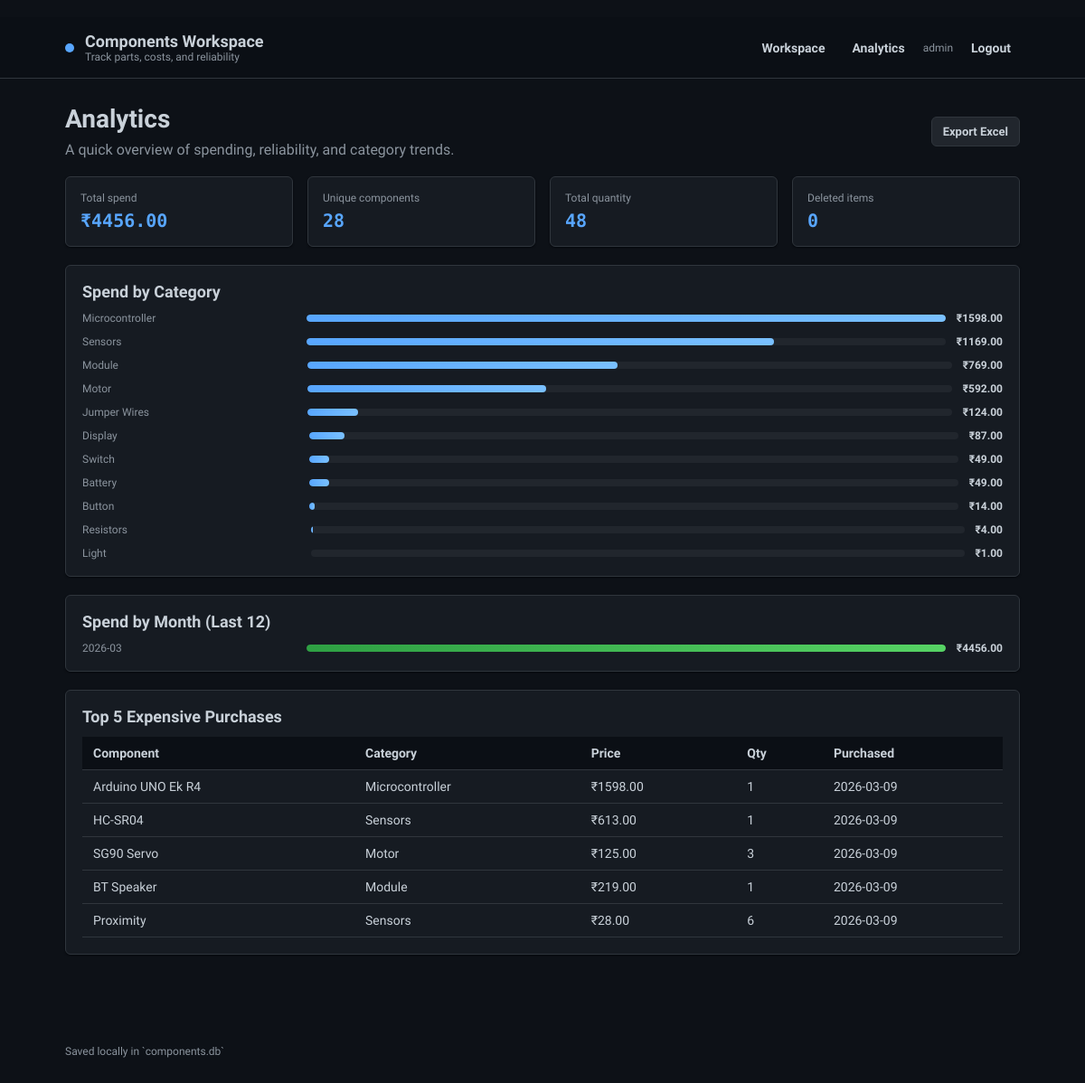
Screenshot of /analytics (signed in) with the database file from the repository.
### tables this page shows
CREATE TABLE components (
                id INTEGER PRIMARY KEY AUTOINCREMENT,
                name TEXT NOT NULL,
                category TEXT,
                price REAL NOT NULL,
                quantity INTEGER NOT NULL DEFAULT 1,
                bought_date TEXT NOT NULL,
                created_at TEXT NOT NULL,
                updated_at TEXT NOT NULL
            , link TEXT);

### app.py (the view)
@app.route("/analytics")
def analytics():
    guard = require_login_guard()
    if guard:
        return guard
    with get_db() as conn:
        components = conn.execute("SELECT * FROM components").fetchall()
        total_spend = sum(row["price"] * row["quantity"] for row in components)
        total_components = len(components)
        total_quantity = sum(row["quantity"] for row in components) if components else 0
        deleted_count = conn.execute(
            "SELECT COUNT(*) AS count FROM deleted_components"
        ).fetchone()["count"]
        by_category = conn.execute(
            """
            SELECT COALESCE(category, 'Uncategorized') AS category,
                   SUM(price * quantity) AS total
            FROM components
            GROUP BY COALESCE(category, 'Uncategorized')
            ORDER BY total DESC
            """
        ).fetchall()
        by_month = conn.execute(
            """
            SELECT substr(bought_date, 1, 7) AS month,
                   SUM(price * quantity) AS total
            FROM components
            GROUP BY substr(bought_date, 1, 7)
            ORDER BY month DESC
            LIMIT 12
            """
        ).fetchall()
        top_expensive = conn.execute(
            """
            SELECT name, category, price, quantity, bought_date
            FROM components
            ORDER BY price * quantity DESC
            LIMIT 5
            """
        ).fetchall()
    max_category_total = max((row["total"] for row in by_category), default=0)
    max_month_total = max((row["total"] for row in by_month), default=0)
    return render_template(
        "analytics.html",
        total_spend=total_spend,
        total_components=total_components,
        total_quantity=total_quantity,
        deleted_count=deleted_count,
        by_category=by_category,
        by_month=by_month,
        top_expensive=top_expensive,
        max_category_total=max_category_total,
        max_month_total=max_month_total,
    )

### app.py (called while the page is built)
def get_db():
    conn = sqlite3.connect(DB_PATH)
    conn.row_factory = sqlite3.Row
    return conn

def ensure_column(conn, table_name: str, column_name: str, column_type: str) -> None:
    existing = conn.execute(f"PRAGMA table_info({table_name})").fetchall()
    if not any(row[1] == column_name for row in existing):
        conn.execute(f"ALTER TABLE {table_name} ADD COLUMN {column_name} {column_type}")

def require_login_guard():
    if REQUIRE_LOGIN and not session.get("user_id"):
        return redirect(url_for("login", next=request.path))
    return None

@app.before_request
def before_request():
    init_db()

@app.context_processor
def inject_flags():
    return {
        "ENABLE_SIGNUP": ENABLE_SIGNUP,
        "REQUIRE_LOGIN": REQUIRE_LOGIN,
        "current_user": session.get("username"),
    }

### templates/analytics.html
﻿{% extends "base.html" %}
{% block content %}
<section class="hero">
  <div>
    <h1>Analytics</h1>
    <p class="muted">A quick overview of spending, reliability, and category trends.</p>
  </div>
  <div class="panel-actions">
    <a class="ghost" href="{{ url_for('export') }}">Export Excel</a>
  </div>
</section>
<section class="stats-grid">
  <div class="stat-card">
    <div class="stat-label">Total spend</div>
    <div class="stat-value">₹{{ '%.2f'|format(total_spend) }}</div>
  </div>
  <div class="stat-card">
    <div class="stat-label">Unique components</div>
    <div class="stat-value">{{ total_components }}</div>
  </div>
  <div class="stat-card">
    <div class="stat-label">Total quantity</div>
    <div class="stat-value">{{ total_quantity }}</div>
  </div>
  <div class="stat-card">
    <div class="stat-label">Deleted items</div>
    <div class="stat-value">{{ deleted_count }}</div>
  </div>
</section>
<section class="panel">
  <div class="panel-head">
    <h2>Spend by Category</h2>
  </div>
  {% if by_category %}
    <div class="bar-list">
      {% for row in by_category %}
      <div class="bar-row">
        <div class="bar-label">{{ row.category }}</div>
        <div class="bar-track">
          <div class="bar-fill" style="width: {{ (row.total / max_category_total * 100) if max_category_total else 0 }}%"></div>
        </div>
        <div class="bar-value">₹{{ '%.2f'|format(row.total) }}</div>
      </div>
      {% endfor %}
    </div>
  {% else %}
    <p class="muted">No category data yet.</p>
  {% endif %}
</section>
<section class="panel">
  <div class="panel-head">
    <h2>Spend by Month (Last 12)</h2>
  </div>
  {% if by_month %}
    <div class="bar-list">
      {% for row in by_month %}
      <div class="bar-row">
        <div class="bar-label">{{ row.month }}</div>
        <div class="bar-track">
          <div class="bar-fill alt" style="width: {{ (row.total / max_month_total * 100) if max_month_total else 0 }}%"></div>
        </div>
        <div class="bar-value">₹{{ '%.2f'|format(row.total) }}</div>
      </div>
      {% endfor %}
    </div>
  {% else %}
    <p class="muted">No monthly data yet.</p>
  {% endif %}
</section>
<section class="panel">
  <div class="panel-head">
    <h2>Top 5 Expensive Purchases</h2>
  </div>
  {% if top_expensive %}
  <div class="table-wrap">
    <table>
      <thead>
        <tr>
          <th>Component</th>
          <th>Category</th>
          <th>Price</th>
          <th>Qty</th>
          <th>Purchased</th>
        </tr>
      </thead>
      <tbody>
        {% for item in top_expensive %}
        <tr>
          <td>{{ item.name }}</td>
          <td>{{ item.category or "Uncategorized" }}</td>
          <td>₹{{ '%.2f'|format(item.price) }}</td>
          <td>{{ item.quantity }}</td>
          <td>{{ item.bought_date }}</td>
        </tr>
        {% endfor %}
      </tbody>
    </table>
  </div>
  {% else %}
    <p class="muted">No data yet.</p>
  {% endif %}
</section>
{% endblock %}

### static/styles.css (style rules this page uses)
:root { --bg: #0d1117; --panel: #161b22; --ink: #c9d1d9; --muted: #8b949e; --accent: #58a6ff; --accent-2: #2ea043; --border: #30363d; --danger: #f85149; --ok: #2ea043; --warn: #d29922; --shadow: 0 1px 2px rgba(1, 4, 9, 0.7); --radius: 6px; }
* { box-sizing: border-box; }
body { margin: 0; font-family: 'Source Sans 3', system-ui, sans-serif; color: var(--ink); background: var(--bg); min-height: 100vh; }
.glow, body::before { display: none; }
.hero { display: flex; align-items: center; justify-content: space-between; gap: 24px; margin-bottom: 20px; }
.hero h1 { margin: 0 0 8px; font-size: 28px; font-weight: 700; }
.muted { color: var(--muted); margin: 0; }
.panel { background: var(--panel); border: 1px solid var(--border); border-radius: var(--radius); padding: 18px; margin-bottom: 20px; box-shadow: var(--shadow); }
.panel-head { display: flex; align-items: center; justify-content: space-between; margin-bottom: 12px; }
.panel-head h2 { margin: 0; font-size: 18px; font-weight: 600; }
.panel-actions { display: flex; gap: 8px; }
button, .button, .ghost, .danger { border: 1px solid transparent; border-radius: var(--radius); padding: 8px 12px; font-family: 'Source Sans 3', system-ui, sans-serif; font-size: 13px; font-weight: 600; cursor: pointer; transition: background 0.2s ease, box-shadow 0.2s ease; }
.ghost { background: #21262d; border: 1px solid var(--border); color: var(--ink); text-decoration: none; display: inline-flex; align-items: center; justify-content: center; }
.table-wrap { overflow-x: auto; }
table { width: 100%; border-collapse: collapse; font-size: 14px; min-width: 640px; }
thead { background: #0b0f15; }
th, td { padding: 10px 12px; border-bottom: 1px solid var(--border); text-align: left; vertical-align: top; }
.stats-grid { display: grid; gap: 16px; grid-template-columns: repeat(auto-fit, minmax(180px, 1fr)); margin-bottom: 20px; }
.stat-card { background: var(--panel); border: 1px solid var(--border); border-radius: var(--radius); padding: 16px; box-shadow: var(--shadow); }
.stat-label { color: var(--muted); font-size: 12px; }
.stat-value { font-size: 20px; font-weight: 700; margin-top: 6px; font-family: 'Source Code Pro', monospace; color: var(--accent); }
.bar-list { display: grid; gap: 12px; }
.bar-row { display: grid; grid-template-columns: 1fr 3fr auto; gap: 12px; align-items: center; }
.bar-label { font-size: 12px; color: var(--muted); }
.bar-track { height: 8px; border-radius: 999px; background: #21262d; overflow: hidden; }
.bar-fill { height: 100%; background: linear-gradient(90deg, var(--accent), #79c0ff); border-radius: inherit; }
.bar-fill.alt { background: linear-gradient(90deg, var(--accent-2), #56d364); }
.bar-value { font-size: 12px; font-weight: 600; }

### rows the page displays
components: category "Microcontroller", {{ (row.total / max_category_total * 100) if max_category_total else 0 }} 100.0 (drawn), total "1598.00", name "Arduino UNO Ek R4", price "1598.00", quantity "1", bought_date "2026-03-09"
components: category "Display", {{ (row.total / max_category_total * 100) if max_category_total else 0 }} 5.444305381727159 (drawn), total "87.00"
components: category "Battery", {{ (row.total / max_category_total * 100) if max_category_total else 0 }} 3.066332916145181 (drawn), total "49.00"
components: category "Button", {{ (row.total / max_category_total * 100) if max_category_total else 0 }} 0.8760951188986232 (drawn), total "14.00"
components: category "Light", total "1.00"
components: name "HC-SR04", category "Sensors", price "613.00", quantity "1", bought_date "2026-03-09"
components: name "SG90 Servo", category "Motor", price "125.00", quantity "3", bought_date "2026-03-09"
components: name "BT Speaker", category "Module", price "219.00", quantity "1", bought_date "2026-03-09"
components: name "Proximity", category "Sensors", price "28.00", quantity "6", bought_date "2026-03-09"

### other values shown
{{ current_user }} "admin"
{{ '%.2f'|format(total_spend) }} "4456.00"
{{ total_components }} "28"
{{ total_quantity }} "48"
{{ deleted_count }} "0"
{{ row.category }} "Sensors" "Module" "Motor" "Jumper Wires" "Switch" "Resistors"
{{ '%.2f'|format(row.total) }} "1169.00" "769.00" "592.00" "124.00" "49.00" "4.00"
{{ row.month }} "2026-03"
{{ '%.2f'|format(row.total) }} "4456.00"
